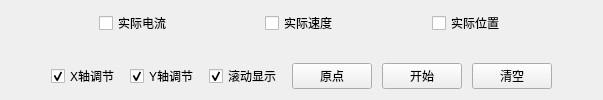
        <widget class="QWidget" name="tab_2">
         <attribute name="title">
          <string>曲线</string>
         </attribute>
         <layout class="QVBoxLayout" name="verticalLayout_17" stretch="0,20,0">
          <item>
           <layout class="QHBoxLayout" name="horizontalLayout_63">
            <item>
             <spacer name="horizontalSpacer_6">
              <property name="orientation">
               <enum>Qt::Horizontal</enum>
              </property>
              <property name="sizeHint" stdset="0">
               <size>
                <width>40</width>
                <height>20</height>
               </size>
              </property>
             </spacer>
            </item>
            <item>
             <widget class="QCheckBox" name="rdbCurrentReal">
              <property name="font">
               <font>
                <pointsize>9</pointsize>
                <weight>50</weight>
                <bold>false</bold>
               </font>
              </property>
              <property name="text">
               <string>实际电流</string>
              </property>
             </widget>
            </item>
            <item>
             <spacer name="horizontalSpacer_7">
              <property name="orientation">
               <enum>Qt::Horizontal</enum>
              </property>
              <property name="sizeHint" stdset="0">
               <size>
                <width>40</width>
                <height>20</height>
               </size>
              </property>
             </spacer>
            </item>
            <item>
             <widget class="QCheckBox" name="rdbSpeedReal">
              <property name="font">
               <font>
                <pointsize>9</pointsize>
                <weight>50</weight>
                <bold>false</bold>
               </font>
              </property>
              <property name="text">
               <string>实际速度</string>
              </property>
             </widget>
            </item>
            <item>
             <spacer name="horizontalSpacer_8">
              <property name="orientation">
               <enum>Qt::Horizontal</enum>
              </property>
              <property name="sizeHint" stdset="0">
               <size>
                <width>40</width>
                <height>20</height>
               </size>
              </property>
             </spacer>
            </item>
            <item>
             <widget class="QCheckBox" name="rdbPosReal">
              <property name="font">
               <font>
                <pointsize>9</pointsize>
                <weight>50</weight>
                <bold>false</bold>
               </font>
              </property>
              <property name="text">
               <string>实际位置</string>
              </property>
             </widget>
            </item>
            <item>
             <spacer name="horizontalSpacer_9">
              <property name="orientation">
               <enum>Qt::Horizontal</enum>
              </property>
              <property name="sizeHint" stdset="0">
               <size>
                <width>40</width>
                <height>20</height>
               </size>
              </property>
             </spacer>
            </item>
           </layout>
          </item>
          <item>
           <widget class="QCustomPlot" name="customPlot" native="true"/>
          </item>
          <item>
           <layout class="QHBoxLayout" name="horizontalLayout_45" stretch="0,0,0">
            <property name="spacing">
             <number>10</number>
            </property>
            <item>
             <spacer name="horizontalSpacer_4">
              <property name="orientation">
               <enum>Qt::Horizontal</enum>
              </property>
              <property name="sizeHint" stdset="0">
               <size>
                <width>40</width>
                <height>20</height>
               </size>
              </property>
             </spacer>
            </item>
            <item>
             <layout class="QHBoxLayout" name="horizontalLayout_47" stretch="0,0,0,0,0,0">
              <item>
               <widget class="QCheckBox" name="rdbWaveDivH">
                <property name="font">
                 <font>
                  <pointsize>9</pointsize>
                  <weight>50</weight>
                  <bold>false</bold>
                 </font>
                </property>
                <property name="text">
                 <string>X轴调节</string>
                </property>
                <property name="checked">
                 <bool>true</bool>
                </property>
               </widget>
              </item>
              <item>
               <widget class="QCheckBox" name="rdbWaveDivV">
                <property name="font">
                 <font>
                  <pointsize>9</pointsize>
                  <weight>50</weight>
                  <bold>false</bold>
                 </font>
                </property>
                <property name="text">
                 <string>Y轴调节</string>
                </property>
                <property name="checked">
                 <bool>true</bool>
                </property>
               </widget>
              </item>
              <item>
               <widget class="QCheckBox" name="rdbWaveRoll">
                <property name="font">
                 <font>
                  <pointsize>9</pointsize>
                  <weight>50</weight>
                  <bold>false</bold>
                 </font>
                </property>
                <property name="text">
                 <string>滚动显示</string>
                </property>
                <property name="checked">
                 <bool>true</bool>
                </property>
               </widget>
              </item>
              <item>
               <widget class="QPushButton" name="btnWaveOrigin">
                <property name="enabled">
                 <bool>true</bool>
                </property>
                <property name="font">
                 <font>
                  <pointsize>9</pointsize>
                  <weight>50</weight>
                  <bold>false</bold>
                 </font>
                </property>
                <property name="text">
                 <string>原点</string>
                </property>
               </widget>
              </item>
              <item>
               <widget class="QPushButton" name="btnStartWave">
                <property name="sizePolicy">
                 <sizepolicy hsizetype="Minimum" vsizetype="Fixed">
                  <horstretch>0</horstretch>
                  <verstretch>0</verstretch>
                 </sizepolicy>
                </property>
                <property name="font">
                 <font>
                  <pointsize>9</pointsize>
                  <weight>50</weight>
                  <bold>false</bold>
                 </font>
                </property>
                <property name="text">
                 <string>开始</string>
                </property>
               </widget>
              </item>
              <item>
               <widget class="QPushButton" name="btnWaveClearImage">
                <property name="sizePolicy">
                 <sizepolicy hsizetype="Minimum" vsizetype="Fixed">
                  <horstretch>0</horstretch>
                  <verstretch>0</verstretch>
                 </sizepolicy>
                </property>
                <property name="font">
                 <font>
                  <pointsize>9</pointsize>
                  <weight>50</weight>
                  <bold>false</bold>
                 </font>
                </property>
                <property name="text">
                 <string>清空</string>
                </property>
               </widget>
              </item>
             </layout>
            </item>
            <item>
             <spacer name="horizontalSpacer_5">
              <property name="orientation">
               <enum>Qt::Horizontal</enum>
              </property>
              <property name="sizeHint" stdset="0">
               <size>
                <width>40</width>
                <height>20</height>
               </size>
              </property>
             </spacer>
            </item>
           </layout>
          </item>
         </layout>
        </widget>
